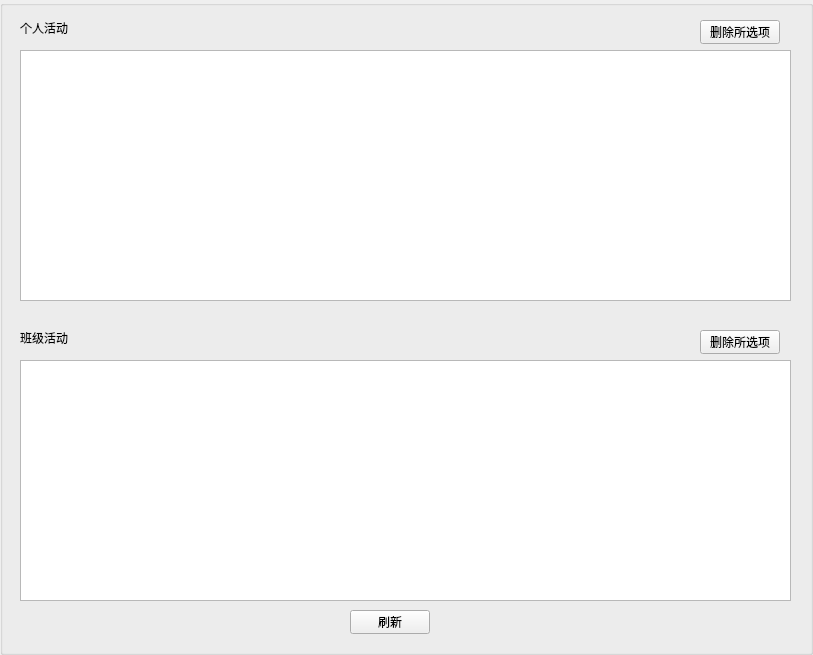
<?xml version="1.0" encoding="UTF-8"?>
<ui version="4.0">
 <class>AListUI</class>
 <widget class="QGroupBox" name="AListUI">
  <property name="geometry">
   <rect>
    <x>0</x>
    <y>0</y>
    <width>813</width>
    <height>655</height>
   </rect>
  </property>
  <property name="windowTitle">
   <string>GroupBox</string>
  </property>
  <widget class="QListWidget" name="listWidget">
   <property name="geometry">
    <rect>
     <x>20</x>
     <y>50</y>
     <width>771</width>
     <height>251</height>
    </rect>
   </property>
  </widget>
  <widget class="QListWidget" name="listWidget_2">
   <property name="geometry">
    <rect>
     <x>20</x>
     <y>360</y>
     <width>771</width>
     <height>241</height>
    </rect>
   </property>
  </widget>
  <widget class="QLabel" name="label">
   <property name="geometry">
    <rect>
     <x>20</x>
     <y>330</y>
     <width>53</width>
     <height>16</height>
    </rect>
   </property>
   <property name="text">
    <string>班级活动</string>
   </property>
  </widget>
  <widget class="QLabel" name="label_2">
   <property name="geometry">
    <rect>
     <x>20</x>
     <y>20</y>
     <width>53</width>
     <height>16</height>
    </rect>
   </property>
   <property name="text">
    <string>个人活动</string>
   </property>
  </widget>
  <widget class="QPushButton" name="pushButton_2">
   <property name="geometry">
    <rect>
     <x>700</x>
     <y>330</y>
     <width>80</width>
     <height>24</height>
    </rect>
   </property>
   <property name="text">
    <string>删除所选项</string>
   </property>
  </widget>
  <widget class="QPushButton" name="pushButton">
   <property name="geometry">
    <rect>
     <x>700</x>
     <y>20</y>
     <width>80</width>
     <height>24</height>
    </rect>
   </property>
   <property name="text">
    <string>删除所选项</string>
   </property>
  </widget>
  <widget class="QPushButton" name="reload">
   <property name="geometry">
    <rect>
     <x>350</x>
     <y>610</y>
     <width>80</width>
     <height>24</height>
    </rect>
   </property>
   <property name="text">
    <string>刷新</string>
   </property>
  </widget>
 </widget>
 <resources/>
 <connections/>
</ui>
